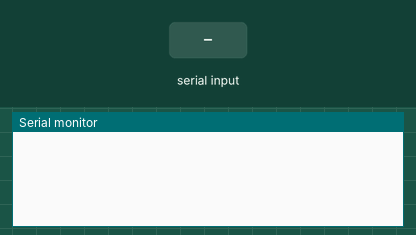
This sketch was run on a simulated ESP32. On the bench: the last lines printed to the serial monitor. Inputs (shaded band) come from the test bench. Nothing arrives over Bluetooth unless stated.

Above: at 1.2 s.
1.3 s: "90,45\n" received over the second serial link
At 2.1 s:
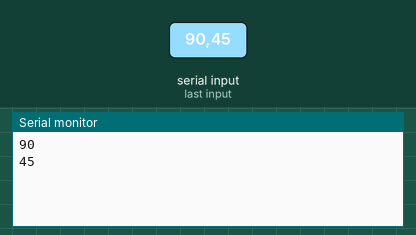
2.8 s: "30,150\n" received over the second serial link
At 4.6 s:
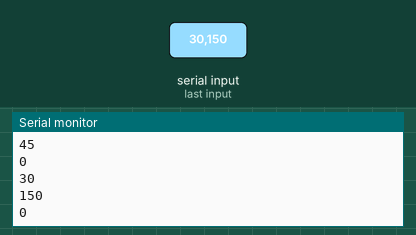
Timing chart, 0 to 6.1 s (numbered marks = the images above; inputs shaded):
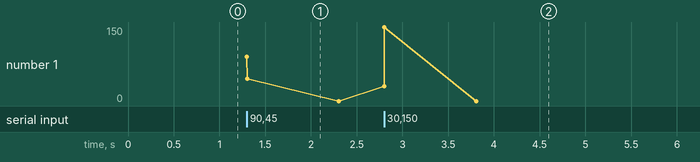

The sketch:

Day6_Project_Bluetooth_Taking_input_formpy.ino
```cpp
#include "BluetoothSerial.h"
#if !defined(CONFIG_BT_ENABLED) || !defined(CONFIG_BLUEDROID_ENABLED)
#error Bluetooth is not enabled! Please run `make menuconfig` to and enable it
#endif

BluetoothSerial SerialBT;

void setup()
{
  Serial.begin(115200);
  SerialBT.begin("Divi76hs_ESP32");
}

int a = 0;

void loop()
{
  if(SerialBT.available())
  {
    a = SerialBT.parseInt();
    Serial.println(a);
  }
}
```

Measured:
- after the input at 1.3 s, the serial monitor: prints a new line at once (image 1)
- after the input at 2.8 s, the serial monitor: prints a new line at once (image 2)
